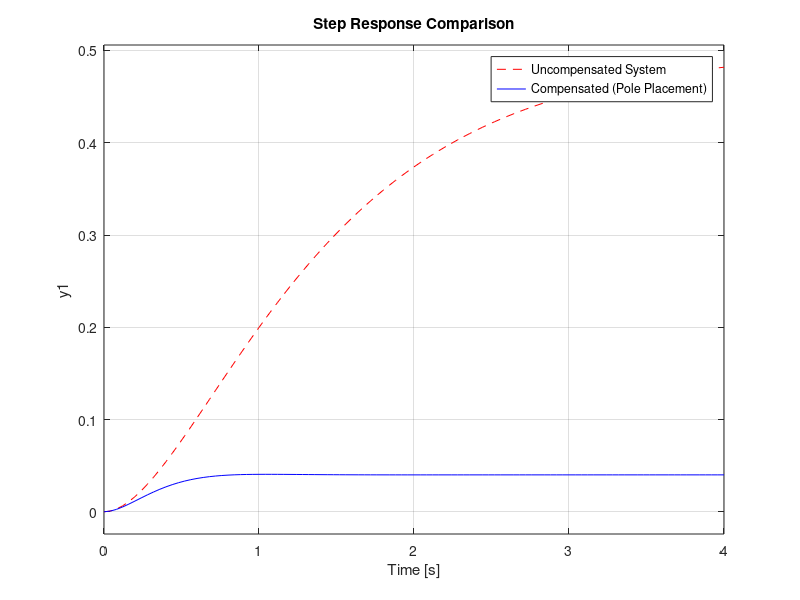

Source code (MATLAB):
clc; clear; close all;
A = [0 1; -2 -3];
B = [0; 1];
C = [1 0];
D = [0];
if rank(ctrb(A, B)) < size(A, 1)
    error('System is uncontrollable; pole placement impossible.');
end
desired_poles = [-4 + 3j, -4 - 3j];
K = acker(A, B, desired_poles);
disp('State Feedback Gain Matrix K:'); disp(K);
A_cl = A - B*K;
disp('Closed-Loop Eigenvalues:'); disp(eig(A_cl));
sys_open = ss(A, B, C, D);
sys_closed = ss(A_cl, B, C, D);
figure;
step(sys_open, 'r--', sys_closed, 'b-', 4);
legend('Uncompensated System', 'Compensated (Pole Placement)');
grid on; title('Step Response Comparison');
